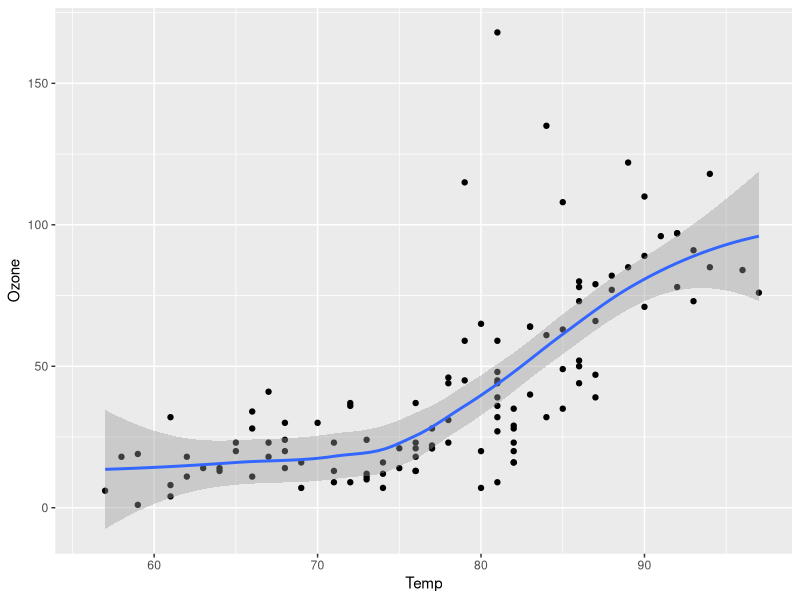
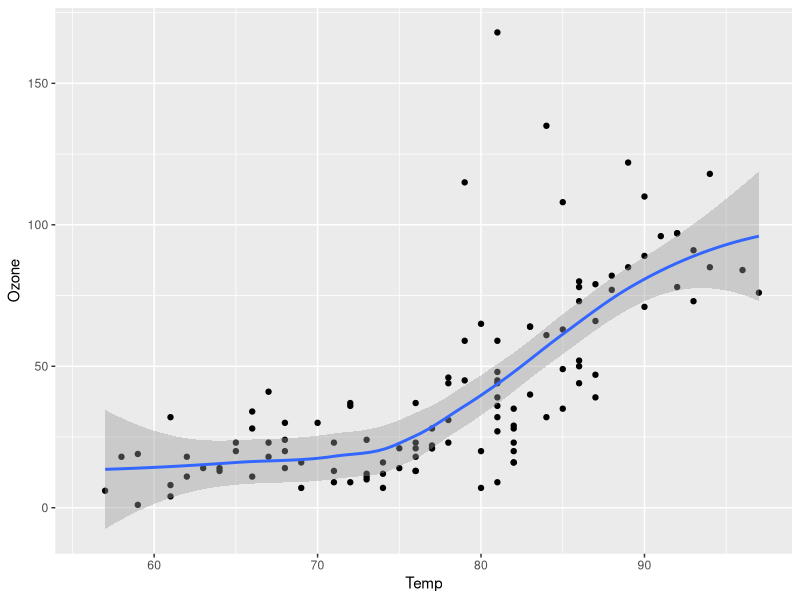

These charts were generated, in order, by the following R code:
## ---- chunk 1
library(flextable)
library(magrittr)
library(dplyr)
1 + 1
## ---- chunk 2
#| label: fig-airquality
#| fig-cap: "Temperature and ozone level. 図"
#| warning: false

library(ggplot2)

ggplot(airquality, aes(Temp, Ozone)) + 
  geom_point() + 
  geom_smooth(method = "loess")
## ---- chunk 3
#| label: fig-airquality3
#| fig-cap: !expr nrow(airquality)
#| warning: false

library(ggplot2)

ggplot(airquality, aes(Temp, Ozone)) + 
  geom_point() + 
  geom_smooth(method = "loess")
## ---- chunk 4
#| label: tbl-md
#| tbl-cap: "$\\beta$~1~"
knitr::kable(data.frame(x = rnorm(5)))
  
## ---- chunk 5
#| label: flextable
#| tbl-cap: "flextable"
#| echo: false
# knitr::opts_chunk$set("ft.shadow" = FALSE)
df1 = data.frame(x = rnorm(5), 
                 y = rnorm(5))


df1 %>% flextable() %>% 
  bold(part = "header") %>% set_caption("my caption")

## ---- chunk 6
#| label: flextable3
#| tbl-cap: "flextable2"
#| echo: false
# knitr::opts_chunk$set("ft.shadow" = FALSE)
df1 = data.frame(x = rnorm(5), 
                 y = rnorm(5))


df1 %>% flextable() %>% 
  bold(part = "header") %>% set_caption("my caption")
